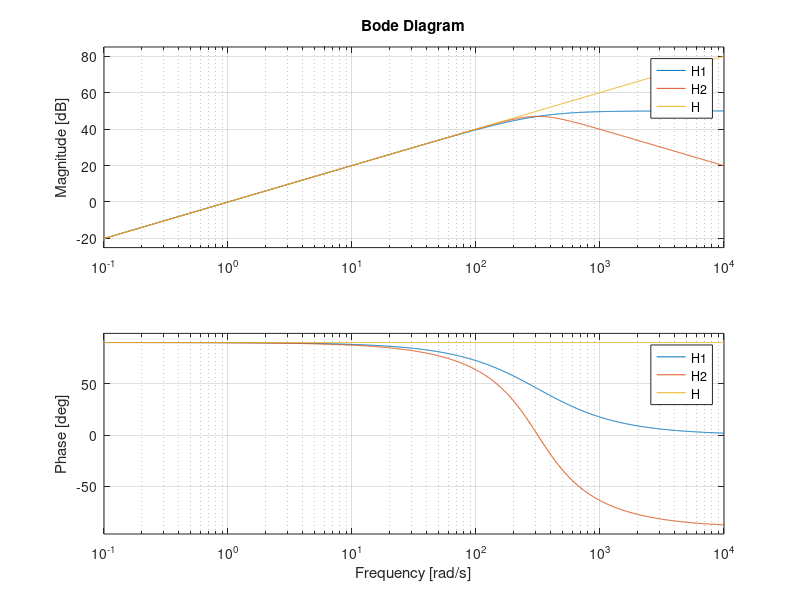
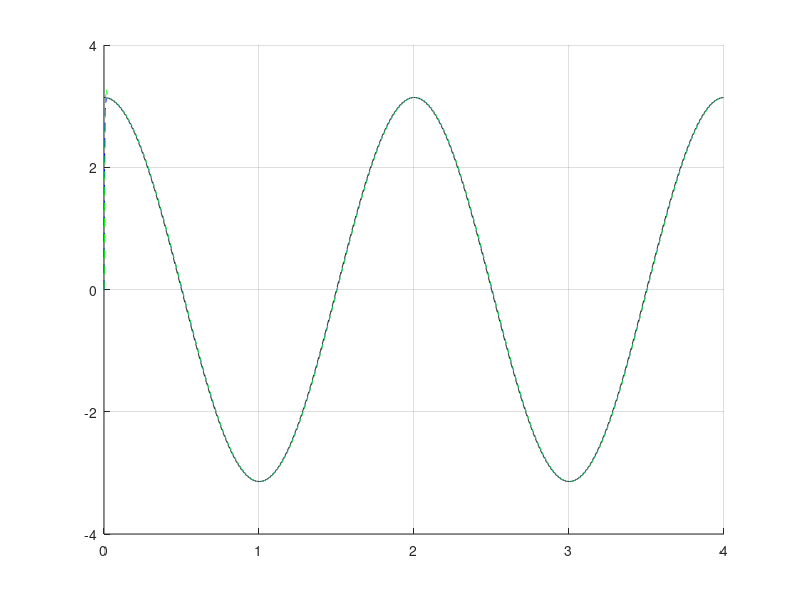
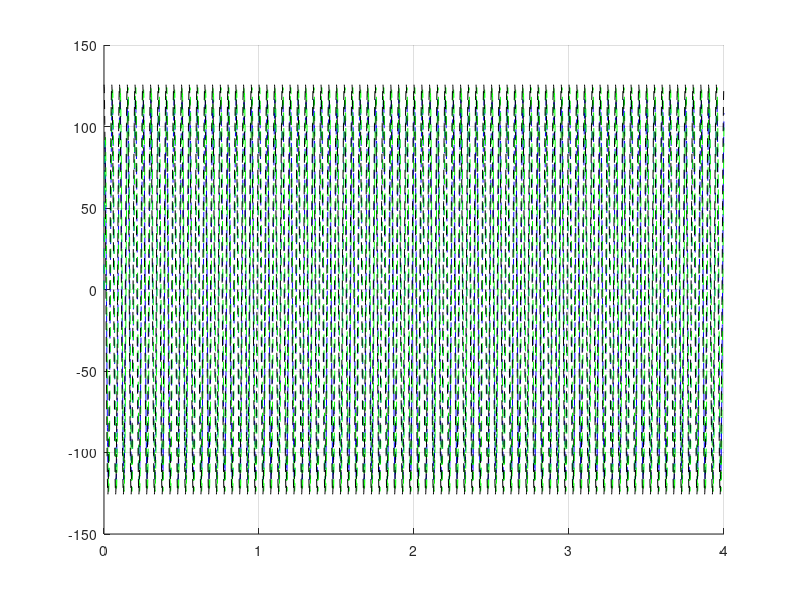
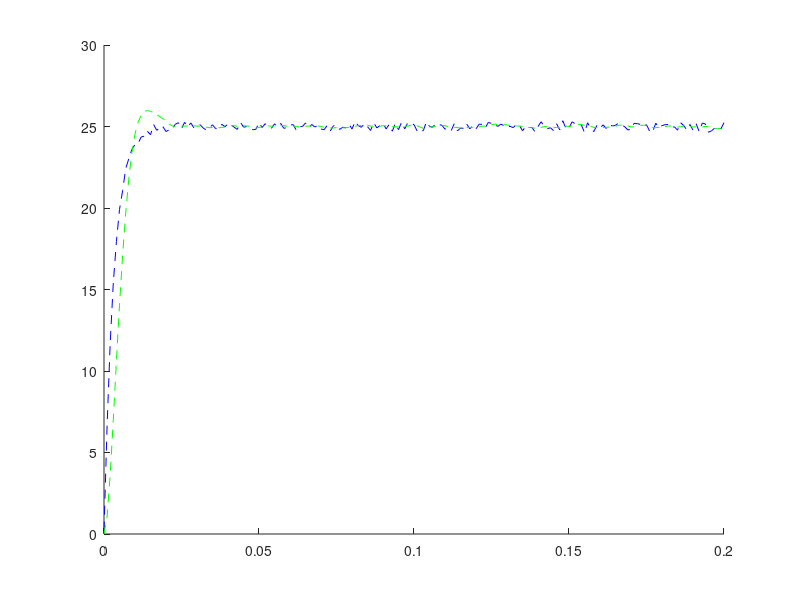

Write the MATLAB code that produced these figures, in order.
%% Punto 1 e 2
T = 1/(2*pi*50);
wc = 2*pi*50;
delta = 1/sqrt(2);
H1 = tf([1,0],[T,1]);
H2 = tf([wc^2,0],[1,2*delta*wc,wc^2]);
H = tf([1,0],1);
bode(H1,H2,H);
grid on;
%% Punto 3
A = 1;
w = 2*pi*0.5;
t = 0:0.001:4;
u = A*sin(w*t);
y1 = lsim(H1,u,t);
y2 = lsim(H2,u,t);
y3 = A*w*cos(w*t);

figure;
hold on;
plot(t,y1,'b--');
plot(t,y2,'g--');
plot(t,y3,'k--');
grid on;

%% Punto 4
w1 = 2*pi*20;
A = 1;
t = 0:0.001:4;
u = A*sin(w1*t);
y1_4 = lsim(H1,u,t);
y2_4 = lsim(H2,u,t);
y3_4 = A*w1*cos(w1*t);

figure;
hold on;
plot(t,y1_4,'b--');
plot(t,y2_4,'g--');
plot(t,y3_4,'k--');
grid on;

%% Punto 5
a = 0.001;
r = 25*t;
n = (2 * rand(size(t)) - 1) * a;
u1 = n + r;
y1_ = lsim(H1,u1,t);
y2_ = lsim(H2,u1,t);
figure;
hold on;
plot(t,y1_,'b--');
plot(t,y2_,'g--');
xlim([0,0.2]);

v1 = var(y1_(500:end) - r(500:end)');
v2 = var(y2_(500:end) - r(500:end)');
fprintf('Varianza H1: %f\nVarianza H2: %f\n', v1, v2);
